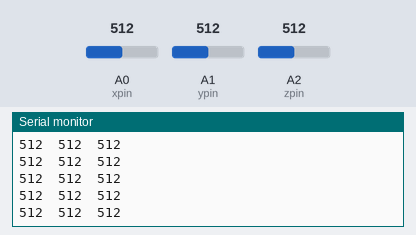
This sketch was run on a simulated Arduino Uno, built with avr-gcc and run on an emulated ATmega328P. Parts: the last lines printed to the serial monitor. The inputs (shaded band) are chosen by the test bench; at power-on: A0 (xpin) = 512, A1 (ypin) = 512, A2 (zpin) = 512.

Above: at 1.2 s.
1.3 s: A0 (xpin) set to 716
At 1.34 s:
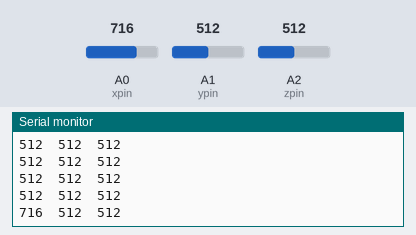
2.8 s: A1 (ypin) set to 716
At 2.89 s:
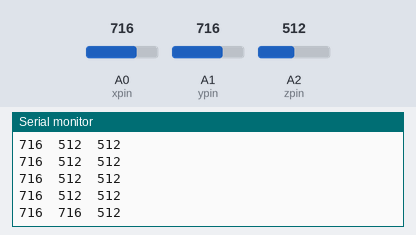
4.3 s: A2 (zpin) set to 716
At 4.33 s:
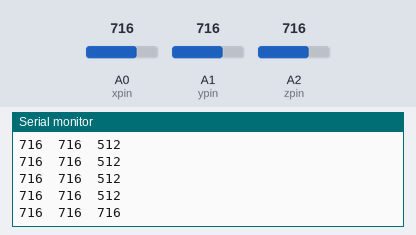
5.8 s: A0 (xpin) set to 900
At 5.87 s:
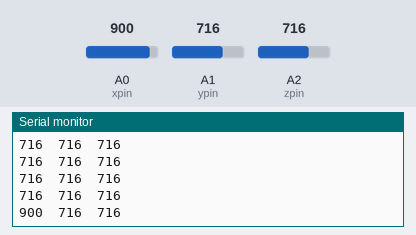
7.3 s: A1 (ypin) set to 900
At 7.31 s:
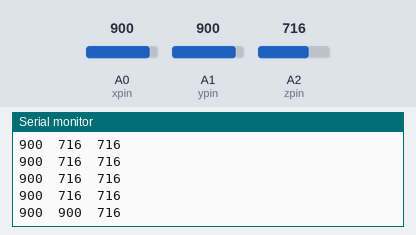
8.8 s: A2 (zpin) set to 900
At 8.85 s:
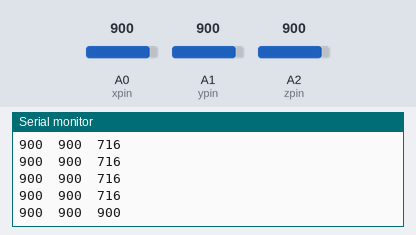
Timing chart, 0 to 11.3 s (numbered marks = the images above; inputs shaded):
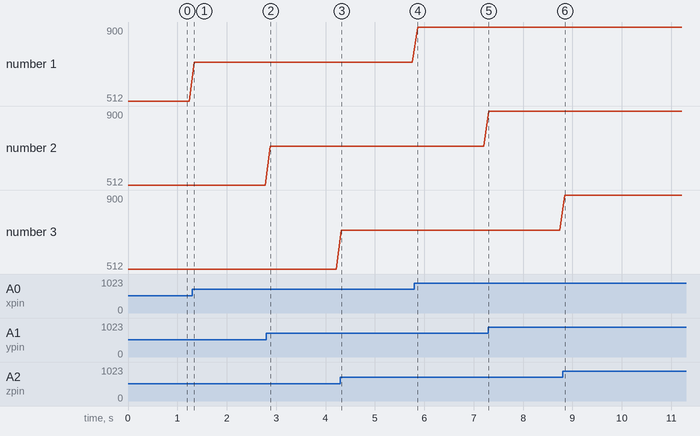

Measured:
- after the input at 1.3 s, the serial monitor: prints a new line at once (image 1)
- after the input at 2.8 s, the serial monitor: prints a new line after 0.08 s (image 2)
- after the input at 4.3 s, the serial monitor: prints a new line at once (image 3)
- after the input at 5.8 s, the serial monitor: prints a new line after 0.06 s (image 4)
- after the input at 7.3 s, the serial monitor: prints a new line at once (image 5)
- after the input at 8.8 s, the serial monitor: prints a new line after 0.05 s (image 6)
- plotted number 1: 512 → 716 after the input at 1.3 s, 716 → 900 after the input at 5.8 s

The sketch:

ADXL335.ino
```cpp
// these constants describe the pins. They won't change:
const int xpin = A0;                  // x-axis of the accelerometer
const int ypin = A1;                  // y-axis
const int zpin = A2;                  // z-axis (only on 3-axis models)

int sampleDelay = 100;   //number of milliseconds between readings

void setup()
{
  // initialize the serial communications:
  Serial.begin(9600);

  //Make sure the analog-to-digital converter takes its reference voltage from
  // the AREF pin
  analogReference(EXTERNAL);

  pinMode(xpin, INPUT);
  pinMode(ypin, INPUT);
  pinMode(zpin, INPUT);
}

void loop()
{
  int x = analogRead(xpin);

  //add a small delay between pin readings.  I read that you should
  //do this but haven't tested the importance
    delay(1);

  int y = analogRead(ypin);

  //add a small delay between pin readings.  I read that you should
  //do this but haven't tested the importance
    delay(1);

  int z = analogRead(zpin);

  //zero_G is the reading we expect from the sensor when it detects
  //no acceleration.  Subtract this value from the sensor reading to
  //get a shifted sensor reading.
  float zero_G = 512.0;

  //scale is the number of units we expect the sensor reading to
  //change when the acceleration along an axis changes by 1G.
  //Divide the shifted sensor reading by scale to get acceleration in Gs.
  float scale = 102.3;

  //Serial.print(((float)x - zero_G)/scale);
  Serial.print(x);
  Serial.print("\t");

  //Serial.print(((float)y - zero_G)/scale);
  Serial.print(y);
  Serial.print("\t");

  //Serial.print(((float)z - zero_G)/scale);
  Serial.print(z);
  Serial.print("\n");

  // delay before next reading:
  delay(sampleDelay);
}
```
